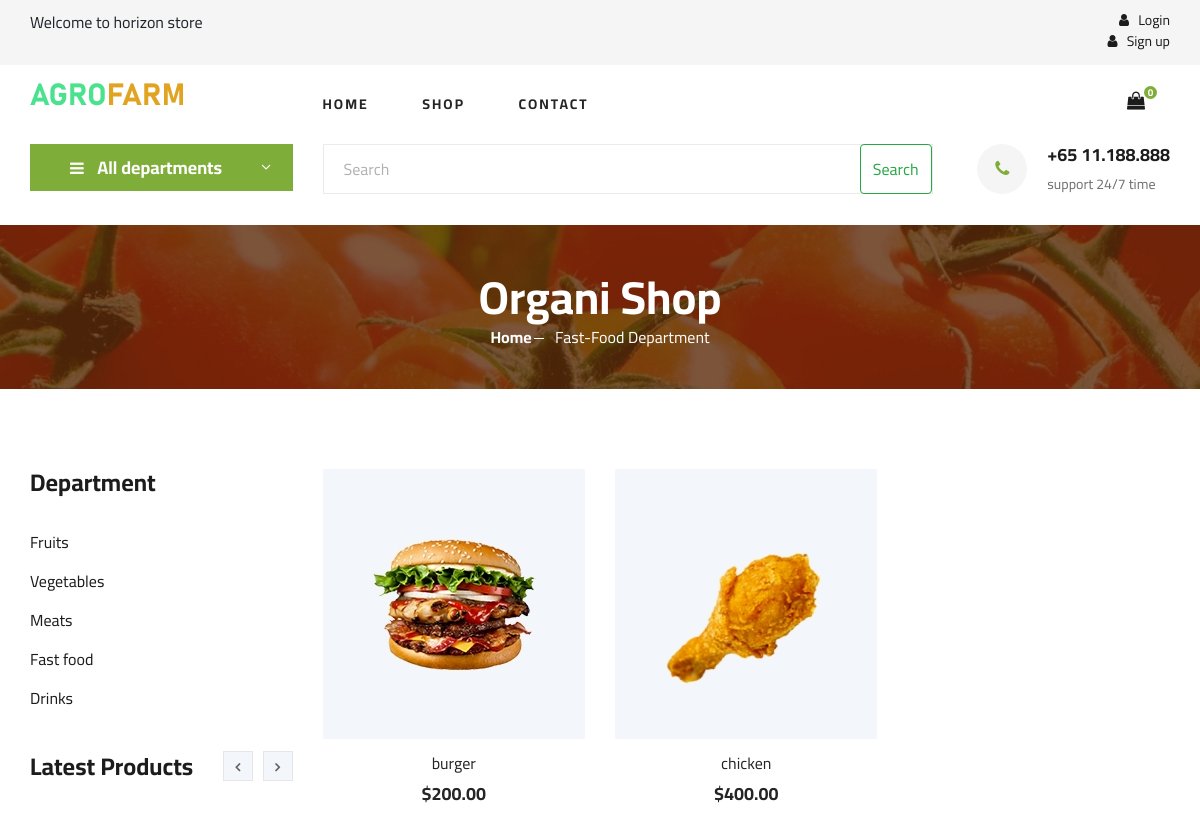
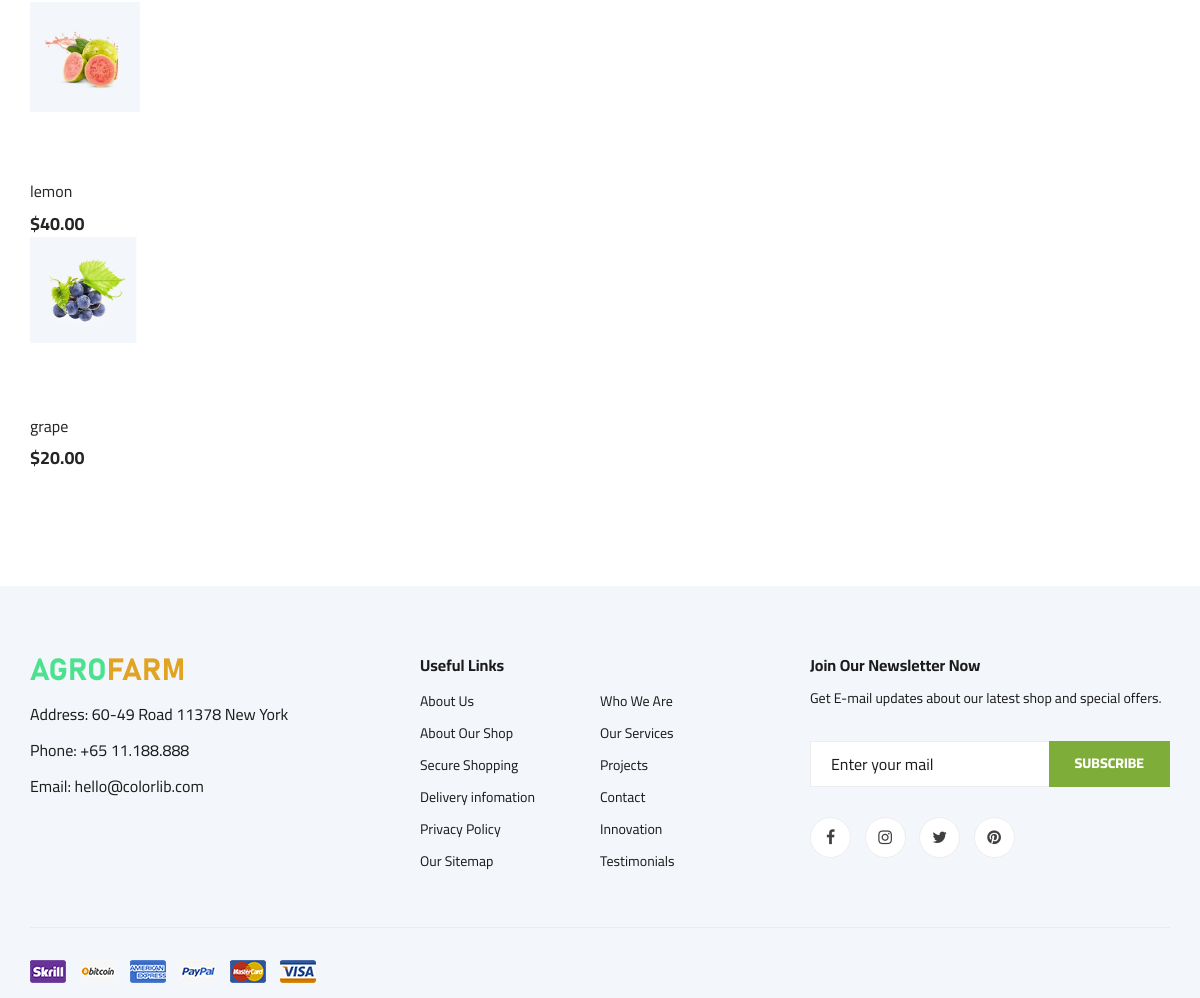
The page /fastfoodpage on the database its author committed (2 pictures, top to bottom).
### appusers/models.py (models this page shows, shortened)
class Cart(models.Model):
    user = models.ForeignKey(User, on_delete=models.CASCADE)
    completed = models.BooleanField(default=False)
    discounted_price = models.DecimalField(max_digits=10, decimal_places=2, default=0)
    @property
    def num_of_items(self):
        return sum(item.quantity for item in self.cartitems.all())

class Products(models.Model):
    ALL_DEPARTMENT = [
    ("fruits", "fruits"),
    ("vegetables", "vegetables"),
    ("meats", "meats"),
    ("fast foods", "fast foods"),
    ("drinks", "drinks"),
    ]
    ALL_PRODUCT_TYPE = [
    ("featured products", "featured products"),
    ("latest products", "latest products"),
    ("top reated products", "top reated products"),
    ("review products", "review products"),
    ("sales off", "sales off"),
    ]
    id = models.PositiveIntegerField(primary_key=True)
    item_photo = models.ImageField(upload_to='products')
    name = models.CharField(max_length=20)
    price = models.DecimalField(max_digits=10, decimal_places=2, default=0)
    department = models.CharField(blank=True, max_length=10, choices=ALL_DEPARTMENT)
    producttype = models.CharField(blank=True, max_length=30, choices=ALL_PRODUCT_TYPE)
    shipping = models.CharField(blank=True, max_length=20)
    avaliabilty = models.CharField(blank=True, max_length=20)
    weight = models.CharField(blank=True, max_length=20)
    description = models.TextField(blank=True, max_length=200)
    information = models.TextField(blank=True, max_length=200)
    reviews = models.TextField(blank=True, max_length=200)
    discount = models.CharField(blank=True, max_length=20)
    old_price = models.CharField(blank=True, max_length=20)

### appusers/views.py (the view)
# urls.py: path('fastfoodpage', Fast_food,name='fastfood_page' ),
def Fast_food(request):
    latest = Products.objects.filter(producttype="latest products")
    products = Products.objects.filter(department="fast foods")
    paginator = Paginator(products, 4)  # Display 10 items per page
    page_number = request.GET.get('fastfood')  # Assuming the URL parameter is 'page'
    page_obj = paginator.get_page(page_number)
    if request.user.is_authenticated:
        global cart
        cart, created = Cart.objects.get_or_create(user=request.user, completed=False)
    data={
    'latest':latest, 'products':products, 'cart':cart, 'page_obj':page_obj
    }
    return render(request, 'fastfoodpage.html', data)

### templates/fastfoodpage.html (shortened to what this page needs)
{% extends 'base.html' %}
{% load static %}
{% block pages %}
    <section class="breadcrumb-section set-bg" data-setbg="{% static 'img/breadcrumb.jpg' %}">
        <div class="container">
            <div class="row">
                <div class="col-lg-12 text-center">
                    <div class="breadcrumb__text">
                        <h2>Organi Shop</h2>
                        <div class="breadcrumb__option">
                            <a href="./index.html">Home</a>
                            <span>Fast-Food Department</span>
                        </div>
                    </div>
                </div>
            </div>
        </div>
    </section>
    <section class="product spad">
        <div class="container">
            <div class="row">
                <div class="col-lg-3 col-md-5">
                    <div class="sidebar">
                        <div class="sidebar__item">
                            <h4>Department</h4>
                            <ul>
                                <li><a href="/fruitspage">Fruits</a></li>
                            <li><a href="/vegetablespage">Vegetables</a></li>
                            <li><a href="/meatpage">Meats</a></li>
                            <li><a href="/fastfoodpage">Fast food</a></li>
                            <li><a href="/drinkspage">Drinks</a></li>
                            </ul>
                        </div>
                        <div class="sidebar__item">
                            <div class="latest-product__text">
                                <h4>Latest Products</h4>
                                <div class="latest-product__slider owl-carousel">
                                    <div class="latest-prdouct__slider__item">
                                      	{% for x in latest %}
										<a href="#" class="latest-product__item">
											<div class="latest-product__item__pic">
												<img src="{{ x.item_photo.url }}" alt="">
											</div>
											<div class="latest-product__item__text">
												<h6><a href="shopdetails{{ x.id }}" class="nam" ></a>{{ x.name }}</h6>
												<span>${{ x.price }}</span>
											</div>
										</a>
										{% endfor %}
                                    </div>
                                </div>
                            </div>
                        </div>
                    </div>
                </div>
                <div class="col-lg-9 col-md-7">
                    <div class="row">
					    {% for x in page_obj %}
                        <div class="col-lg-4 col-md-6 col-sm-6">
                            <div class="product__item">
                                <div class="product__item__pic set-bg" data-setbg="{{ x.item_photo.url }}">
                                </div>
                                <div class="product__item__text">
                                    <h6><a href="shopdetails{{ x.id }}">{{ x.name }}</a></h6>
                                    <h5>${{ x.price }}</h5>
                                </div>
                            </div>
                        </div>
						{% endfor %}
                    </div>
                    <div class="product__pagination">
                    </div>
                </div>
            </div>
        </div>
    </section>
	{% endblock %}

### templates/base.html (shortened to what this page needs)
{% load static %}
<!DOCTYPE html>
<html lang="zxx">
<head>
    <link rel="stylesheet" href="{% static 'css/bootstrap.min.css' %}" type="text/css">
    <link rel="stylesheet" href="{% static 'css/font-awesome.min.css' %}" type="text/css">
    <link rel="stylesheet" href="{% static 'css/elegant-icons.css' %}" type="text/css">
    <link rel="stylesheet" href="{% static 'css/nice-select.css' %}" type="text/css">
    <link rel="stylesheet" href="{% static 'css/jquery-ui.min.css' %}" type="text/css">
    <link rel="stylesheet" href="{% static 'css/owl.carousel.min.css' %}" type="text/css">
    <link rel="stylesheet" href="{% static 'css/slicknav.min.css' %}" type="text/css">
    <link rel="stylesheet" href="{% static 'css/style.css' %}" type="text/css">
</head>
<body>
    <header class="header">
        <div class="header__top">
            <div class="container">
                <div class="row">
                    <div class="col-lg-6 col-md-6">
                        <div class="header__top__left">
                            <marquee><span> Welcome to horizon store </span></marquee>
                        </div>
                    </div>
                    <div class="col-lg-6 col-md-6">
                        <div class="header__top__right">
                            <div class="header__top__right__auth">
							{%if request.user.is_authenticated %}
							<a href="/logout"><i class="fa fa-user"></i> Logout</a>
                           <!-- <a href="/dashboard">
                            <button class="mr-4 btn">MARKET</button> </a>  -->
							{%else%}
						<span>	 <a href="/login"><i class="fa fa-user"></i> Login</a>
							 <a href="/signup"><i class="fa fa-user"></i> Sign up</a>  </span>
	                        {%endif%}
                            </div>
                        </div>
                    </div>
                </div>
            </div>
        </div>
        <div class="container">
            <div class="row">
                <div class="col-lg-3">
                    <div class="header__logo">
                        <a href="/"><img src="{% static 'img/logo.png' %}" alt=""></a>
                    </div>
                </div>
                <div class="col-lg-6">
                    <nav class="header__menu">
                        <ul>
                            <li ><a href="/">Home</a></li>
                            <li ><a href="/allproduct">Shop</a></li>
                            <li><a href="./contact.html">Contact</a></li>
                        </ul>
                    </nav>
                </div>
                <div class="col-lg-3">
                    <div class="header__cart">
                        <ul>
                            <li><a href="/cart"><i class="fa fa-shopping-bag"></i> <span id="num_of_items" > {{ cart.num_of_items }}</span></a></li>
                        </ul>
                    </div>
                </div>
            </div>
        </div>
    </header>
    <section class="hero hero-normal">
        <div class="container">
            <div class="row">
                <div class="col-lg-3">
                    <div class="hero__categories">
                        <div class="hero__categories__all">
                            <i class="fa fa-bars"></i>
                            <span>All departments</span>
                        </div>
                    </div>
                </div>
                <div class="col-lg-9">
                    <div class="hero__search">
                     <div class="hero__search__form">
                            <form class="d-flex" role="search" method="POST" action="/search">
								 <input
									class="form-control me-2"
									type="search"
									placeholder="Search"
									name="search_query"
									required aria-label="Search"
								 >
								 <button class="btn btn-outline-success" type="submit">Search</button>
                            </form>
                        </div>
                        <div class="hero__search__phone">
                            <div class="hero__search__phone__icon">
                                <i class="fa fa-phone"></i>
                            </div>
                            <div class="hero__search__phone__text">
                                <h5>+65 11.188.888</h5>
                                <span>support 24/7 time</span>
                            </div>
                        </div>
                    </div>
                </div>
            </div>
        </div>
    </section>
	{% block pages %}   {% endblock %}
    <footer class="footer spad">
        <div class="container">
            <div class="row">
                <div class="col-lg-3 col-md-6 col-sm-6">
                    <div class="footer__about">
                        <div class="footer__about__logo">
                            <a href="./index.html"><img src="{% static 'img/logo.png' %}" alt=""></a>
                        </div>
                        <ul>
                            <li>Address: 60-49 Road 11378 New York</li>
                            <li>Phone: +65 11.188.888</li>
                            <li>Email: hello@colorlib.com</li>
                        </ul>
                    </div>
                </div>
                <div class="col-lg-4 col-md-6 col-sm-6 offset-lg-1">
                    <div class="footer__widget">
                        <h6>Useful Links</h6>
                        <ul>
                            <li><a href="#">About Us</a></li>
                            <li><a href="#">About Our Shop</a></li>
                            <li><a href="#">Secure Shopping</a></li>
                            <li><a href="#">Delivery infomation</a></li>
                            <li><a href="#">Privacy Policy</a></li>
                            <li><a href="#">Our Sitemap</a></li>
                        </ul>
                        <ul>
                            <li><a href="#">Who We Are</a></li>
                            <li><a href="#">Our Services</a></li>
                            <li><a href="#">Projects</a></li>
                            <li><a href="#">Contact</a></li>
                            <li><a href="#">Innovation</a></li>
                            <li><a href="#">Testimonials</a></li>
                        </ul>
                    </div>
                </div>
                <div class="col-lg-4 col-md-12">
                    <div class="footer__widget">
                        <h6>Join Our Newsletter Now</h6>
                        <p>Get E-mail updates about our latest shop and special offers.</p>
                        <form action="#">
                            <input type="text" placeholder="Enter your mail">
                            <button type="submit" class="site-btn">Subscribe</button>
                        </form>
                        <div class="footer__widget__social">
                            <a href="#"><i class="fa fa-facebook"></i></a>
                            <a href="#"><i class="fa fa-instagram"></i></a>
                            <a href="#"><i class="fa fa-twitter"></i></a>
                            <a href="#"><i class="fa fa-pinterest"></i></a>
                        </div>
                    </div>
                </div>
            </div>
            <div class="row">
                <div class="col-lg-12">
                    <div class="footer__copyright">
                        <div class="footer__copyright__text"><p>
                        <div class="footer__copyright__payment"><img src="{% static 'img/payment-item.png' %}" alt=""></div>
                    </div>
                </div>
            </div>
        </div>
    </footer>
</body>
</html>

### rows shown on the page
Cart: num_of_items "0"
Products: item_photo (picture), name "lemon", price "40.00"
Products: item_photo (picture), name "grape", price "20.00"
Products: shows a picture, name "burger", price "200.00"
Products: shows a picture, name "chicken", price "400.00"
